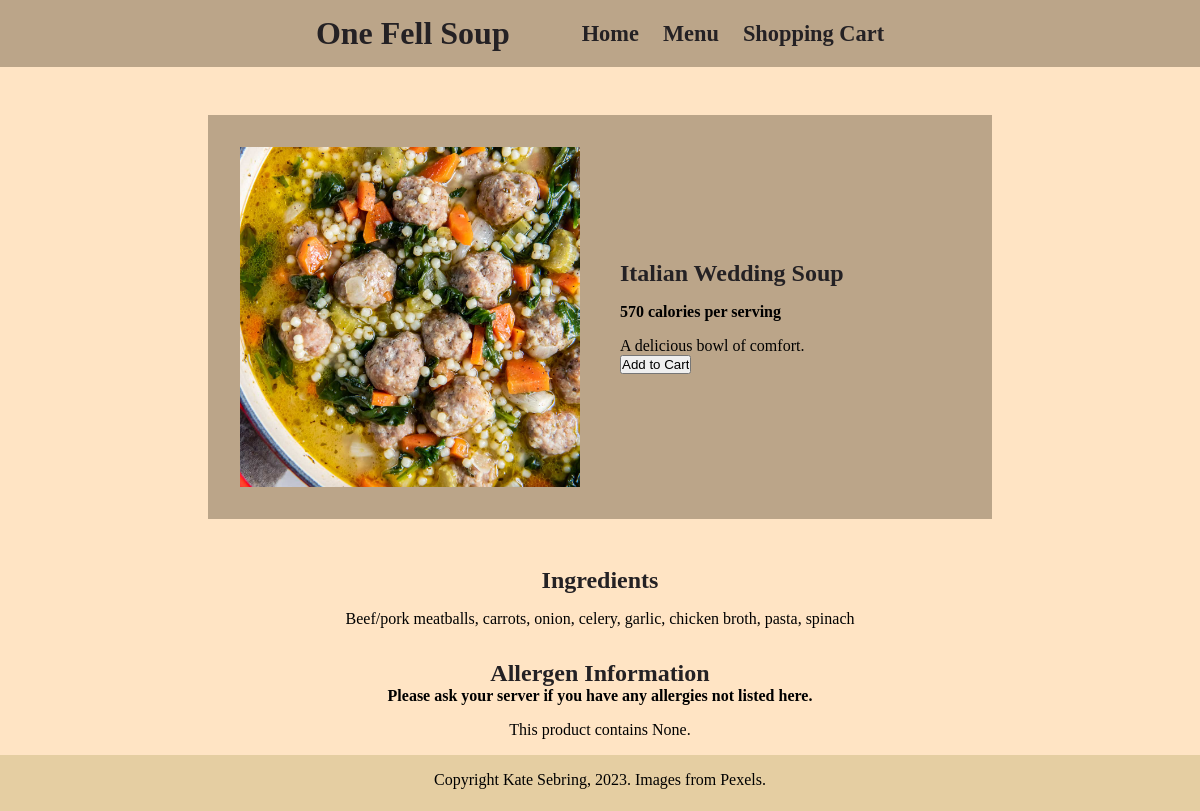
The page /italian-wedding.php on the database as committed earlier.
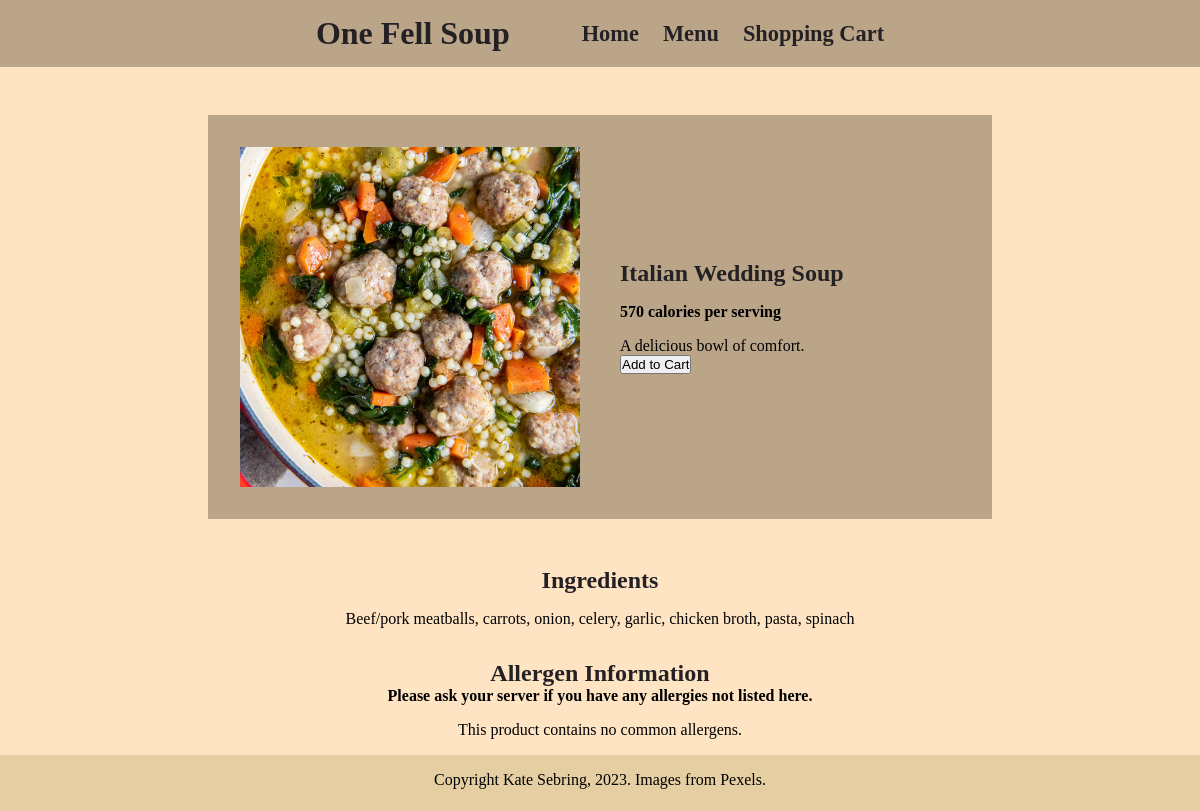
The same page on the database as committed later.
### tables this page shows
CREATE TABLE soup_products(
productID INT AUTO_INCREMENT PRIMARY KEY,
productName VARCHAR(255),
productDescription VARCHAR(1000),
calories INT,
productPrice DECIMAL(13,2),
webPageLink VARCHAR(255),
allergies VARCHAR (1000),
ingredients VARCHAR (1000),
productImg VARCHAR(255)
);

### italian-wedding.php (the view, shortened to what this page needs)
<?php
include("header.php");
?>
<!DOCTYPE html>
<html lang="en">
<head>
    <link href="css/universal_settings.css" rel="stylesheet">
</head>
<body>
    <main>
        <div class="main-product-info">
        <?php
            try {
                $selectItem = "SELECT * FROM soup_products WHERE productId = 3";
                $stmt = $conn->prepare($selectItem);
                $stmt->execute();
                $stmt->setFetchMode(PDO::FETCH_ASSOC);
                foreach($stmt->fetchAll() as $listItem) {
                    $productName = $listItem['productName'];
                    $calories = $listItem['calories'];
                    $productImg = $listItem['productImg'];
                    $productDescription = $listItem['productDescription'];
                    $imgAlt = $listItem['imgAlt'];
                    echo "<div class='productImage'><img src='$productImg' class='soup-img' alt='$imgAlt'></div>";
                    echo "<div class='productInfo'><h2>$productName</h2>";
                    echo "<p><b>$calories calories per serving</b></p>";
                    echo "<p id='product-description'>$productDescription</p>";
                }
            } catch(PDOException $e) {
                echo "Error: " . $e->getMessage();
            }
        ?>
            <form action="italian-wedding.php" method="post">
                <input type="submit" name="submit" value="Add to Cart">
            </form>
            </div>
        </div>
        <div class="nutrition-info">
            <div id="ingredients">
                <h3>Ingredients</h3>
                <?php
                try {
                    $selectItem = "SELECT * FROM soup_products WHERE productId = 3";
                    $stmt = $conn->prepare($selectItem);
                    $stmt->execute();
                    $stmt->setFetchMode(PDO::FETCH_ASSOC);
                    foreach($stmt->fetchAll() as $listItem) {
                        $ingredients = $listItem['ingredients'];
                        echo "<p>$ingredients</p>";
                    }
                } catch(PDOException $e) {
                    echo "Error: " . $e->getMessage();
                }
                ?>
            </div>
            <div id="allergens">
                <h3>Allergen Information</h3>
                <strong>Please ask your server if you have any allergies not listed here.</strong>
                <?php
                try {
                    $selectItem = "SELECT * FROM soup_products WHERE productId = 3";
                    $stmt = $conn->prepare($selectItem);
                    $stmt->execute();
                    $stmt->setFetchMode(PDO::FETCH_ASSOC);
                    foreach($stmt->fetchAll() as $listItem) {
                        $allergies = $listItem['allergies'];
                        echo "<p>This product contains $allergies.</p>";
                    }
                } catch(PDOException $e) {
                    echo "Error: " . $e->getMessage();
                }
                ?>
            </div>
        </div>
    <footer>
        Copyright Kate Sebring, 2023. Images from Pexels.
    </footer>
    </main>
</body>
</html>

Rows that differ between the two databases and show on the page:
changed soup_products "Italian Wedding Soup": allergies "None" → "no common allergens"
